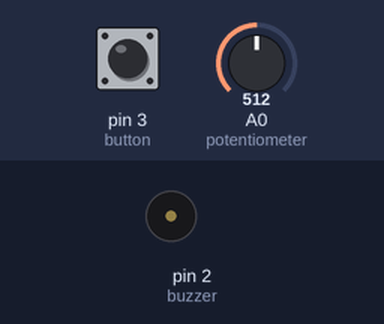
Simulated run of this sketch. Board: Arduino Uno, built with avr-gcc and run on an emulated ATmega328P. On the bench: buzzer (waves = sounding). The inputs (shaded band) are chosen by the test bench; at power-on: pin 3 (button) HIGH, A0 (potentiometer) = 512. What the sketch prints to the serial monitor is not drawn.

Above: at 1.2 s.
1.3 s: pin 3 (button) pulled LOW for 0.15 s
At 2.6 s:
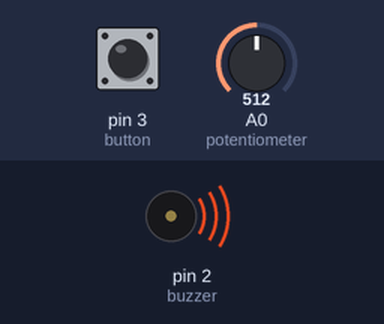
4.4 s: pin 3 (button) pulled LOW for 1 s
At 6.7 s:
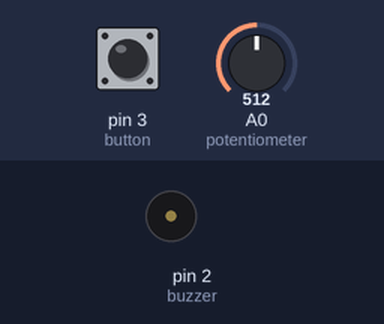
7.9 s: pin 3 (button) pulled LOW for 3.2 s
At 8.9 s:
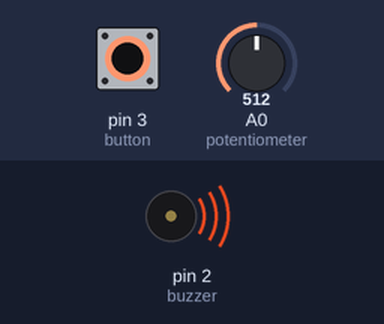
Timing chart, 0 to 11.4 s (numbered marks = the images above; inputs shaded):
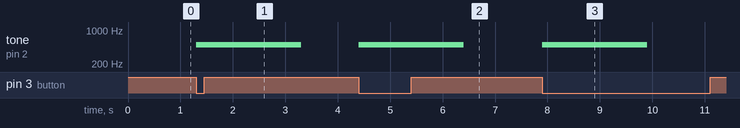

Measured:
- after the input at 1.3 s, tone on pin 2 (buzzer): silent → 500 Hz at once, → silent 2.0 s later
- after the input at 4.4 s, tone on pin 2 (buzzer): silent → 500 Hz at once, → silent 2.0 s later
- after the input at 7.9 s, tone on pin 2 (buzzer): silent → 500 Hz at once, → silent 2.0 s later

The sketch:

button_buzzer_potentiometer.ino
```cpp
int mode = 0, old = 0, current;
const byte buzzer = 2;
const byte button = 3;
const byte potentiometer = A0;
int potentiometerReading = 0;

void setup()
{
  Serial.begin(9600);
  pinMode(button, INPUT);
  pinMode(buzzer, OUTPUT);
}

void loop()
{
  potentiometerReading = analogRead(potentiometer);
  potentiometerReading = map(potentiometerReading,0,1023,0,1000);
  Serial.println(potentiometerReading);

  int current = digitalRead(button);
  if(current == 0 && old == 1){
    tone(buzzer, potentiometerReading, 2000);
  }
  old = current;
}
```
